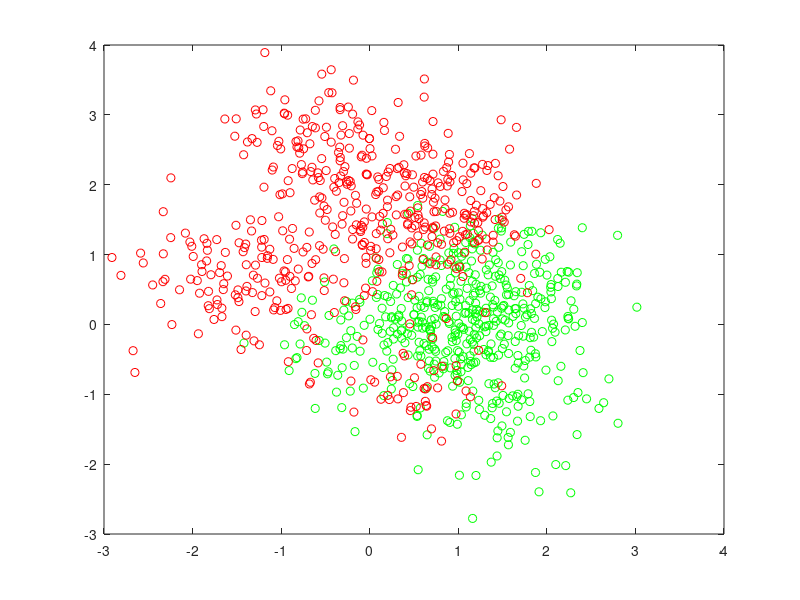
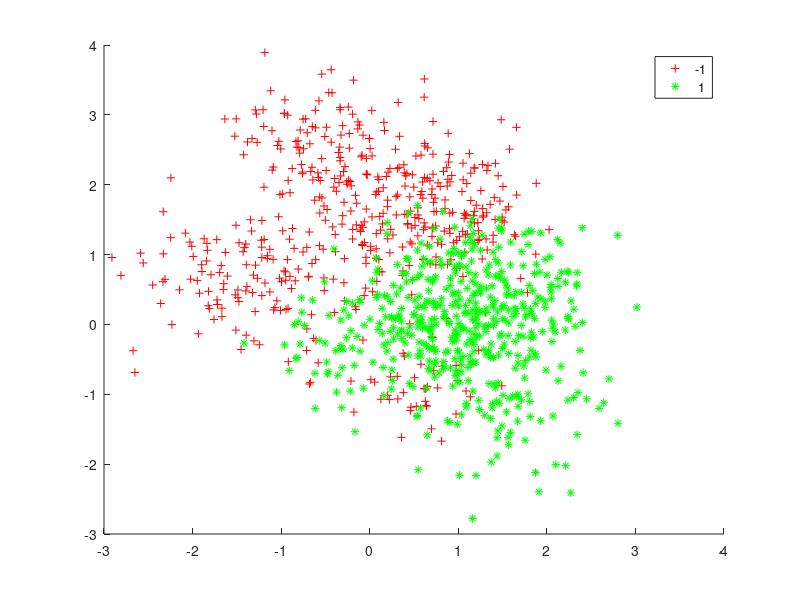

The MATLAB script that drew these images, in order: (Note: this script raises an error after producing the figures.)
%% Exploration of Matlab's Statistics and Machine Learning Toolbox
% There's two main part in this exploration script:
%  a) using fitcsvm, with fminsearch, on artificial data
%  b) using fitcecoc on our data, HOG / CNN on multiclass problem
addpath(genpath('our-code/'));

%%
% http://uk.mathworks.com/help/stats/support-vector-machines-svm.html#bsr5o1q
clearvars;
rng('default')
grnpop = mvnrnd([1,0],eye(2),10);
redpop = mvnrnd([0,1],eye(2),10);

N = 500; % per population
redpts = zeros(N,2);
grnpts = redpts;
for i = 1:N
    grnpts(i,:) = mvnrnd(grnpop(randi(10),:),eye(2)*0.2);
    redpts(i,:) = mvnrnd(redpop(randi(10),:),eye(2)*0.2);
end
N = 2 * N;

%%
figure
plot(grnpts(:,1),grnpts(:,2),'go')
hold on
plot(redpts(:,1),redpts(:,2),'ro')
hold off

%%
cdata = [grnpts;redpts];
grp = ones(N,1);
% Green label 1, red label -1
grp(ceil(N/2+0.5):N) = -1;

d = 0.02;
[x1Grid,x2Grid] = meshgrid(min(cdata(:,1)):d:max(cdata(:,1)),...
    min(cdata(:,2)):d:max(cdata(:,2)));
xGrid = [x1Grid(:),x2Grid(:)];

%%
% Train the classifier
SVMModel = fitcsvm(cdata,grp,'KernelFunction','rbf','ClassNames',[-1 1]);

% Predict scores over the grid
[~,scores] = predict(SVMModel,xGrid);

%%
% Plot the data and the decision boundary
figure;
h(1:2) = gscatter(cdata(:,1),cdata(:,2),grp,'rg','+*');
hold on
h(3) = plot(cdata(SVMModel.IsSupportVector,1),...
    cdata(SVMModel.IsSupportVector,2),'ko');
contour(x1Grid,x2Grid,reshape(scores(:,2),size(x1Grid)),[0 0],'k');
legend(h,{'-1','+1','Support Vectors'},'Location','Southeast');
axis equal
hold off

%%
% Set up a partition for cross validation. This step causes the cross 
% validation to be fixed. Without this step, the cross validation is 
% random, so a minimization procedure can find a spurious local minimum.
c = cvpartition(N,'KFold',10);

% NOTE: z=[rbf_sigma,boxconstraint]
minfn = @(z)kfoldLoss(fitcsvm(cdata,grp,'CVPartition',c,...
    'KernelFunction','rbf','BoxConstraint',exp(z(2)),...
    'KernelScale',exp(z(1))));

opts = optimset('TolX',5e-4,'TolFun',5e-4);
% [searchmin fval] = fminsearch(minfn,randn(2,1),opts) % many local minima
% are possible so we do it multiple times:
m = 5;%20;
fval = zeros(m,1);
z = zeros(m,2);
for j = 1:m;
    fprintf(['searching for best parameter z... ' num2str(j) '/' num2str(m) '\n']);
    tic
    [searchmin, fval(j)] = fminsearch(minfn,randn(2,1),opts);
    z(j,:) = exp(searchmin);
    toc
end

z = z(fval == min(fval),:);

% Use best z to train SVM
SVMModel = fitcsvm(cdata,grp,'KernelFunction','rbf',...
    'KernelScale',z(1),'BoxConstraint',z(2));
[~,scores] = predict(SVMModel,xGrid);


%%
% Generate and classify some new data points:
grnobj = gmdistribution(grnpop,.2*eye(2));
redobj = gmdistribution(redpop,.2*eye(2));

O = 100;
newData = random(grnobj,O);
newData = [newData;random(redobj,O)];
grpData = ones(2 * O,1);
grpData(O+1:2*O) = -1; % red = -1

v = predict(SVMModel,newData);
mydiff = (v == grpData); % Classified correctly


%%
h = nan(7,1);
figure;
h(1:2) = gscatter(cdata(:,1),cdata(:,2),grp,'rg','+*');
hold on
h(3:4) = gscatter(newData(:,1),newData(:,2),v,'mc','**');
h(5) = plot(cdata(SVMModel.IsSupportVector,1),...
    cdata(SVMModel.IsSupportVector,2),'ko');
contour(x1Grid,x2Grid,reshape(scores(:,2),size(x1Grid)),[0 0],'k');
legend(h(1:5),{'-1 (training)','+1 (training)','-1 (classified)',...
    '+1 (classified)','Support Vectors'},'Location','Southeast');
axis equal

for ii = mydiff % Plot red circles around correct pts
    h(6) = plot(newData(ii,1),newData(ii,2),'ro','MarkerSize',12);
end

for ii = not(mydiff) % Plot black circles around incorrect pts
    h(7) = plot(newData(ii,1),newData(ii,2),'ko','MarkerSize',12);
end
legend(h,{'-1 (training)','+1 (training)','-1 (classified)',...
    '+1 (classified)','Support Vectors','Correctly Classified',...
    'Misclassified'},'Location','Southeast');
hold off


%%
ber = BER(grpData, v)

%%
% What about our data?
clearvars;
addpath(genpath('data/'));
addpath(genpath('our-code/'));
load 'data/data.mat';


%%
% Split the data

ratio = 0.7; % training-testing sets ratio

N = size(data.yTrain, 1);
splitIdx = floor(N * ratio);

idx = randperm(N);
idxTrain = idx(1:splitIdx);
idxValid = idx(splitIdx + 1:end);

tr.X.hog = data.hog.train.X(idxTrain, :);
tr.X.cnn = data.cnn.train.X(idxTrain, :);
tr.cnn.mu = data.cnn.mu;
tr.hog.mu = data.hog.mu;
tr.cnn.sigma = data.cnn.sigma;
tr.hog.sigma = data.hog.sigma;
tr.y = data.yTrain(idxTrain); % train y are 4-class

val.X.hog = data.hog.train.X(idxValid, :);
val.X.cnn = data.cnn.train.X(idxValid, :);
val.y = data.yTrain(idxValid); % valid y are 4-class

%% APPLY SVM CLASSIFICATION ON HOG FEATURES
% M = 500;
% [TrZ, TeZ] = pcaHog(M, tr, val.X);
TrZ = tr.X.hog;
TeZ = val.X.hog;

%% TO BINARY
tr.y = toBinary(tr.y);
val.y = toBinary(val.y);

%%
fprintf('learning...\n');
tic
t = templateSVM('Solver', 'ISDA', ...
                'KernelFunction', 'polynomial', 'PolynomialOrder', 3, ...
                'KernelScale', 'auto', ...
                'Verbose', 1);
%'Verbose', 1);%, ...

% On Full HOG matrice, for binary prediction:             BER
% 'KernelFunction', 'linear', 'KernelScale', 'auto',    % -> 24%
% 'KernelFunction', 'rbf', 'KernelScale', 'auto',       % -> 19%
% 'KernelFunction', 'polynomial', 'PolynomialOrder', 2, % -> 23%
% 'KernelFunction', 'polynomial', 'PolynomialOrder', 3, % -> 19%
%                   idem + 'KernelScale', 'auto',       % -> 20%
% 'KernelFunction', 'polynomial', 'PolynomialOrder', 5,
%                          'KernelScale', 'auto',       % -> 19%
% 'KernelFunction', 'polynomial', 'PolynomialOrder', 7,
%                          'KernelScale', 'auto',       % -> 19%

%                'SaveSupportVectors', true);
% default: IterationLimit  = 1e6, GapTolerance = 1e-2, KernelFunction = ???
%          Solver = SMO
opts = statset('UseParallel', 1);
MdlSV = fitcecoc(TrZ, tr.y, 'Learners', t, 'Options', opts);
% default: Kfold = 10
isLoss = resubLoss(MdlSV)
toc
% -> w/ M =   3: 200s
% -> w/ M =   5: 220s (with verbose = 1)
% -> w/ M =  50: 80s (with 8 parallel workers)
% -> w/ M = 100: 89s (with 8 parallel workers)

% Determine the amount of disk space that the ECOC model consumes.
infoMdlSV = whos('MdlSV');
mbMdlSV = infoMdlSV.bytes / 1.049e6
% -> w/ M =   2: 0.18MB
%             3: 0.11MB
%             5: 0.14MB
%            50: 0.87MB
%           100: 1.67MB

% Discard the support vectors and related parameters from the trained ECOC
% model. Then, discard the training data from the resulting model by 
% using compact.
Mdl = discardSupportVectors(MdlSV);
CMdl = compact(Mdl);
info = whos('Mdl', 'CMdl');
[bytesCMdl, bytesMdl] = info.bytes;
memReduction = 1 - [bytesMdl bytesCMdl] / infoMdlSV.bytes
% -> w/ M =   2: [0.48 0.88] percent memory reduction
%             3: [0    0.80]
%             5: [0    0.85]
%            50: [0    0.97]
%           100: [0    0.98]

% Apply compact model on testing data
TeyPred = predict(CMdl, TeZ);
ber = BER(val.y, TeyPred)
% -> w/ M =   2: 0.49
%             3: 0.49
%             5: 0.47
%            50: 0.28
%           100: 0.28
oosLoss = loss(CMdl, TeZ, val.y)
% -> w/ M =   2: 0.44
%             3: 0.44
%             5: 0.43
%            50: 0.28
%           100: 0.28

%% APPLY SVM CLASSIFICATION ON CNN FEATURES
M = 750;
[TrZ, TeZ] = pcaCnn(M, tr, val.X);

%%
fprintf('learning...\n');
tic
t = templateSVM('Solver', 'ISDA');
%   BASELINE    'Solver', 'SMO');  % <- default
%   A BIT WORSE 'Solver', 'L1QP'); % <- slower and not better
%   GOOD TOO    'Solver', 'ISDA'); % <- somewhat faster and good results
%   NOT GOOD:   'KernelFunction', 'rbf');
%   NOT GOOD:   'KernelFunction', 'polynomial', 'PolynomialOrder', 3);
%               'Verbose', 1);
%               'SaveSupportVectors', true); % <- use default
% default: IterationLimit  = 1e6, GapTolerance = 1e-2, 
%          KernelFunction = ???
%          Solver = SMO (others are: ISDA, L1QP)
opts = statset('UseParallel', 1);
MdlSV = fitcecoc(TrZ, tr.y, 'Learners', t, 'Options', opts);
% default: Kfold = 10
isLoss = resubLoss(MdlSV)
toc
% -> w/ M =    3: 13s (with 8 parallel workers)
% -> w/ M =    5: 34s (with 8 parallel workers)
% -> w/ M =   50: 60s (with 8 parallel workers)
% -> w/ M =  100: 65s (with 8 parallel workers)
% -> w/ M =  100: 33s (with 8 parallel workers) using ISDA
% -> w/ M =  100: 92s (with 8 parallel workers) using L1QP
% -> w/ M =  200: 65s (with 8 parallel workers)
% -> w/ M =  500: 10s (with 8 parallel workers) <- !!! SUPER FAST BUT WHY?!
% -> w/ M =  750:  4s (with 8 parallel workers) <- !!! SUPER FAST BUT WHY?!
% -> w/ M = 1000:  5s (with 8 parallel workers) <- !!! SUPER FAST BUT WHY?!
% -> w/ M = 2500: 10s (with 8 parallel workers) <- !!! SUPER FAST BUT WHY?!
% NOTE: here it's super fast for some mystic reason but extracting
%       eigenvectors takes quite some time...
%       e.g. M = 100  ->  16s
%            M = 750  ->  70s
%            M = 1000 -> 100s
%            M = 2500 -> 220s
%       so M = 100 is better for time, and close in the results
%       => probably optimal size result-wise is around 750

% Determine the amount of disk space that the ECOC model consumes.
infoMdlSV = whos('MdlSV');
mbMdlSV = infoMdlSV.bytes / 1.049e6
% -> w/ M =   3:  0.16MB
%             5:  0.22MB
%            50:  1.67MB
%           100:  3.28MB
%           200:  6.49MB
%           500: 16.13MB
%           750: 24.16MB
%          1000: 32.19MB
%          2500: 80.39MB

% (In practive we might not even need to compress the model...)
% Discard the support vectors and related parameters from the trained ECOC
% model. Then, discard the training data from the resulting model by 
% using compact.
Mdl = discardSupportVectors(MdlSV);
CMdl = compact(Mdl);
info = whos('Mdl', 'CMdl');
[bytesCMdl, bytesMdl] = info.bytes;
memReduction = 1 - [bytesMdl bytesCMdl] / infoMdlSV.bytes
% -> w/ M =   3: [0    0.86] percent memory reduction
%             5: [0    0.90]
%            50: [0    0.98]
%           100: [0    0.99]
%           200: [0    0.99]
%           500: [0    0.99]
% ...

% Apply compact model on testing data
TeyPred = predict(CMdl, TeZ);
ber = BER(val.y, TeyPred)
% -> w/ M =   3: 0.15
%             5: 0.13
%            50: 0.0941
%           100: 0.0901
%           100: 0.0916 using ISDA solver
%           100: 0.0945 using L1QP solver
%           200: 0.0979
%           500: 0.0987
%           750: 0.0958
%           750: 0.0877 using ISDA solver
%           750: 0.0813 using ISDA solver (on different split)
%          1000: 0.0849
%          2500: 0.1007 <- worse

oosLoss = loss(CMdl, TeZ, val.y)
% -> w/ M =   3: 0.14
%             5: 0.13
%            50: 0.0908
%           100: 0.0885
%           100: 0.0970 using ISDA solver
%           100: 0.0986 using L1QP solver
%           200: 0.0952
%           500: 0.0946
%           750: 0.0923
%           750: 0.0903 using ISDA solver
%           750: 0.0853 using ISDA solver (on different split)
%          1000: 0.0869
%          2500: 0.0959


